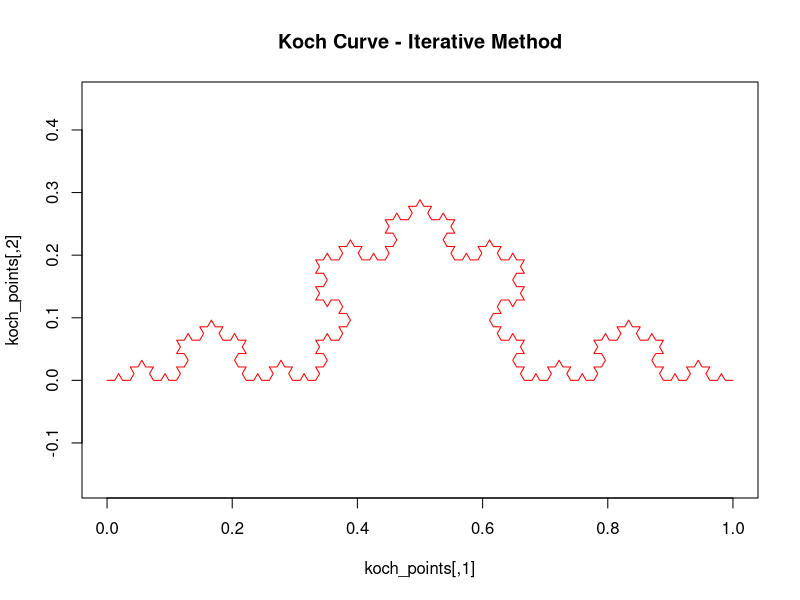

Source code (R):
# @author: my@daisg.com
# @date: 2025-10-29
# @version: 0.1
# Copyright (c) 2025 daisg
# SPDX-License-Identifier: GPL-3
# @brief/ Description
# 科赫曲线 (Koch Curve) 迭代法
koch_curve_iterative <- function(n_iter = 4) {
  # 初始线段
  segments <- matrix(c(0, 0, 1, 0), nrow = 2, byrow = TRUE)
  
  for (iter in 1:n_iter) {
    new_segments <- matrix(nrow = 0, ncol = 2)
    
    for (i in 1:(nrow(segments)-1)) {
      start <- segments[i,]
      end <- segments[i+1,]
      
      # 将线段分为四段并添加三角形
      x1 <- start[1]; y1 <- start[2]
      x2 <- end[1]; y2 <- end[2]
      
      dx <- (x2 - x1) / 3
      dy <- (y2 - y1) / 3
      
      p1 <- c(x1, y1)
      p2 <- c(x1 + dx, y1 + dy)
      p4 <- c(x1 + 2*dx, y1 + 2*dy)
      p5 <- c(x2, y2)
      
      # 计算三角形顶点
      angle <- pi/3
      p3_x <- p2[1] + dx * cos(angle) - dy * sin(angle)
      p3_y <- p2[2] + dx * sin(angle) + dy * cos(angle)
      p3 <- c(p3_x, p3_y)
      
      new_segments <- rbind(new_segments, p1, p2, p3, p4)
    }
    new_segments <- rbind(new_segments, p5)
    segments <- new_segments
  }
  
  return(segments)
}

# 测试迭代方法
koch_points <- koch_curve_iterative(4)
plot(koch_points, type = "l", asp = 1, col = "red", lwd = 1,
     main = "Koch Curve - Iterative Method")
